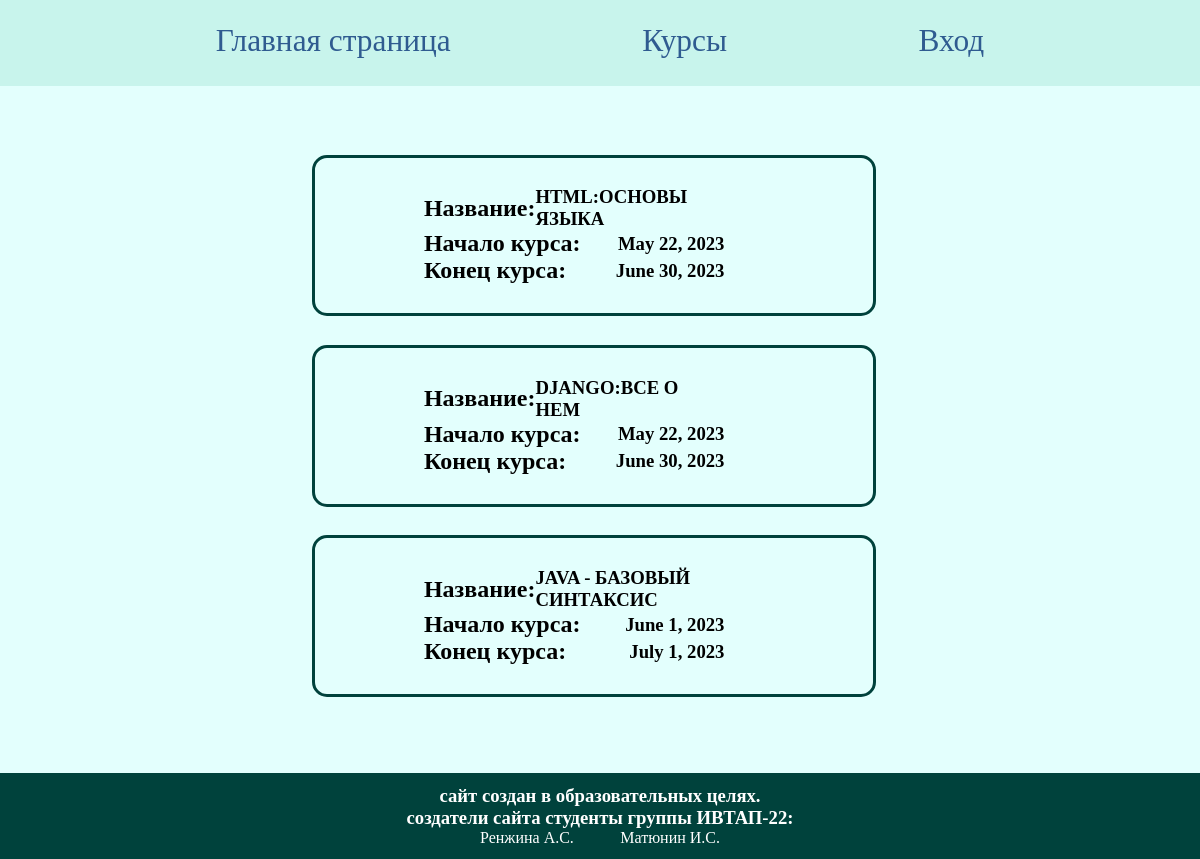
Page /timetable on the committed database.
### bd/models.py (models this page shows, shortened)
class Courses(models.Model):
    header = models.TextField('Заголовок',max_length=50)
    description = models.TextField('Описание',max_length=50)
    main_text = models.TextField('Основной текст',max_length=50)
    start_date = models.DateField('Начало курса',null=True)
    end_date = models.DateField('Конец курса',null=True)
    id_author = models.OneToOneField(Authors, on_delete=models.CASCADE)
    class Meta:
        verbose_name = 'Курс'
        verbose_name_plural = 'Курсы'

### bd/views.py (the view)
# urls.py: path('timetable', views.timetable, name='timetable')
def timetable(request):
    courses = Courses.objects.all()
    return render(request, 'bd/timetable.html', {'courses': courses})

### bd/templates/bd/timetable.html (shortened to what this page needs)
{% extends 'bd/layout.html' %}
{% load static %}
{% block links %}
<link rel="stylesheet" href="{% static 'bd/css/timetable.css' %}">
{% endblock %}
{% block content %}
<div class="timetable">
  {% for el in courses %}
  <div class="timetable_info">
    <div class="row_container">
      <div class="row"><h2>Название: </h2><h3>{{el.header}}</h3></div>
      <div class="row"><h2>Начало курса: </h2><h3>{{el.start_date}}</h3></div>
      <div class="row"><h2>Конец курса: </h2><h3>{{el.end_date}}</h3></div>
    </div>
  </div>
  {% endfor %}
</div>
{% endblock %}

### bd/static/bd/css/main.css (style rules this page uses)
* { margin: 0; padding: 0; }
html { height: 100%; }
body { width: 100%; height: 100%; background: #E3FFFD; display: flex; flex-direction: column; align-items: center; }

### bd/static/bd/css/timetable.css (style rules this page uses)
.timetable { display: flex; flex-direction: column; width:60%; height:80%; overflow-y: scroll; overflow-x: hidden; scrollbar-width: thin; scrollbar-color: #397524 #DFE9EB; }
.timetable_info { display: flex; flex-direction: row; align-items: center; justify-content: space-between; margin: 0 2% 5% 0; padding: 5%; border: 3px solid #00423c; border-radius: 15px; }
.row_container { display: flex; flex-direction: column; width: 60%; height: 100%; margin-left:15%; justify-content: space-between; padding-left: 1%; }
.row { display: flex; flex-direction: row; align-items: center; justify-content: space-between; }

### rows in the picture
Courses: header "HTML:ОСНОВЫ ЯЗЫКА", start_date "May 22, 2023", end_date "June 30, 2023"
Courses: header "DJANGO:ВСЕ О НЕМ", start_date "May 22, 2023", end_date "June 30, 2023"
Courses: header "JAVA - БАЗОВЫЙ СИНТАКСИС", start_date "June 1, 2023", end_date "July 1, 2023"
